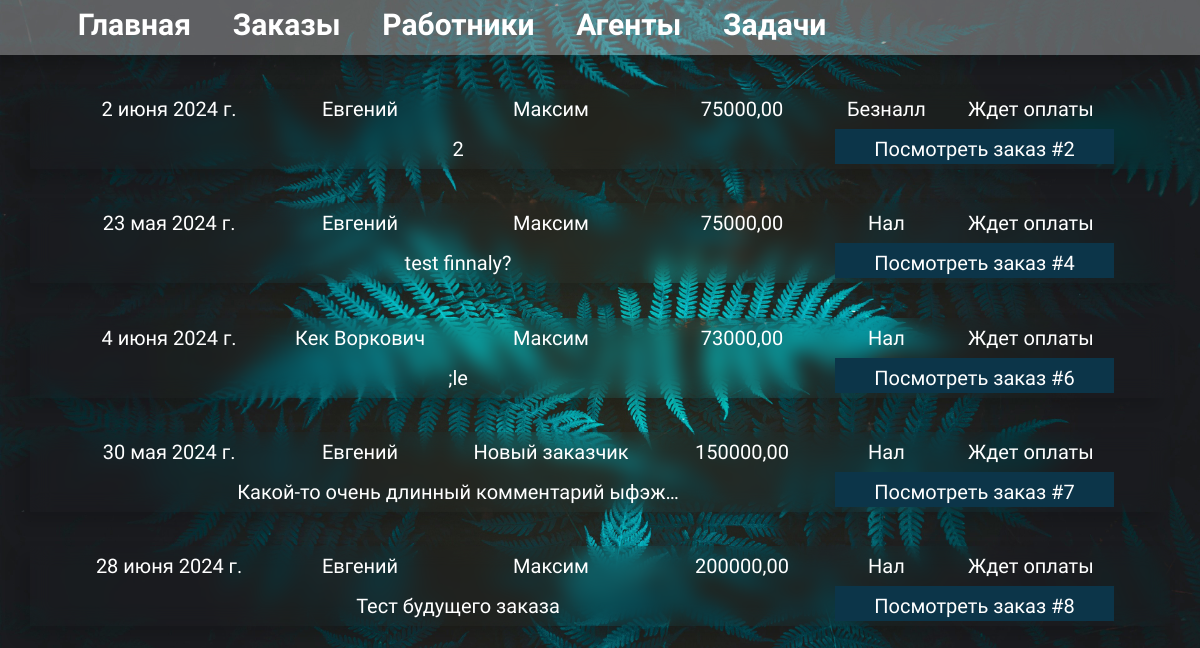
The app's page /money_calc/not_pay_orders with its own data.
### money_calc/models.py (models this page shows, shortened)
class Order(models.Model):
    order_id = models.AutoField(primary_key=True)
    created_data = models.DateTimeField(auto_now_add=True)
    publish_data = models.DateField(default=timezone.now, verbose_name='Дата выполнения заказа')
    worker = models.ForeignKey(Worker, on_delete=models.CASCADE, verbose_name='Имя работника')
    agent = models.ForeignKey(Agent, on_delete=models.CASCADE, verbose_name='Имя заказчика')
    sum = models.DecimalField(max_digits=10, decimal_places=2, verbose_name='Сумма заказа', default=0)
    METHOD = [
        ('cash', 'Нал'),
        ('card', 'Безналл'),
        ('law', 'с НДС'),
    ]
    payment_method = models.CharField(max_length=100, choices=METHOD, verbose_name='Метод оплаты:')
    comment = models.TextField(max_length=350, verbose_name='Комментарий:')
    STATUS = [
        ('yes', 'Оплачено'),
        ('no', 'Ждет оплаты'),
    ]
    payment_status = models.CharField(max_length=50, choices=STATUS, verbose_name='Статус платежа:')
    class Meta:
        verbose_name = 'Заказ'
        verbose_name_plural = 'Заказы'

class Worker(models.Model):
    id = models.AutoField(primary_key=True)
    worker_name = models.CharField(max_length=100, verbose_name='Имя работника')
    worker_phone = models.CharField(max_length=11, verbose_name='Телефон работника')
    car = models.CharField(max_length=100, verbose_name='Машина и гос.номер', unique=True)
    class Meta:
        verbose_name = 'Работник'
        verbose_name_plural = 'Работники'
    def __str__(self):
        return str(self.worker_name)

class Agent(models.Model):
    id = models.AutoField(primary_key=True)
    agent_name = models.CharField(max_length=100, verbose_name='Имя заказчика')
    agent_phone = models.CharField(max_length=11, verbose_name='Телефон заказчика', unique=True)
    class Meta:
        verbose_name = 'Заказчик'
        verbose_name_plural = 'Заказчики'
    def __str__(self):
        return str(self.agent_name)

### money_calc/views.py (the view)
# urls.py: path('not_pay_orders', views.not_pay_orders, name='not_pay_orders'),
def not_pay_orders(request):
    latest_order_list = Order.objects.filter(payment_status='no')
    context = {
        'latest_order_list': latest_order_list,
    }
    return render(request, 'money_calc/not_pay_orders.html', context)

### money_calc/templates/money_calc/not_pay_orders.html (shortened to what this page needs)
{% extends 'money_calc/layout.html' %}
{% block content %}
{% if latest_order_list %}
    <div class="container">
        <div class="row">
            {% for order in latest_order_list %}
            <div class="col-md-12 order">
                <div class="col-md-2 field">{{ order.publish_data }}</div>
                <div class="col-md-2 field">{{ order.worker }}</div>
                <div class="col-md-2 field">{{ order.agent }}</div>
                <div class="col-md-2 field">{{ order.sum }}</div>
                <div class="col-md-1 field">{{ order.get_payment_method_display }}</div>
                <div class="col-md-2 field">{{ order.get_payment_status_display }}</div>
                <div class="col-md-8 comment">{{ order.comment|truncatechars:40 }}</div>
                <a href="{% url 'order-detail' order.order_id %}"><div class="col-md-3 text-btn">Посмотреть заказ #{{ order.order_id }}</div></a>
            </div>
            {% endfor %}
            {% else %}
                <p>No orders are available.</p>
            {% endif %}
        </div>
    </div>
{% endblock %}

### money_calc/static/money_calc/style.css (style rules this page uses)
body { font-family: "Source Sans 3", sans-serif; font-optical-sizing: auto; font-weight: 400; font-style: normal; background-image: url('/static/money_calc/img/bg.jpg'); background-size: cover; color: #fff; }
a { text-decoration: none; }
.order { margin-top: 3%; font-size: 20px; line-height: 40px; backdrop-filter: blur(10px); text-align: center; box-shadow: -10px 10px 15px rgb(0 0 0 / 15%); color: #fff; }
.field { display: inline-block; }
.comment { display: inline-block; }
.text-btn { display: inline-block; width: 25%; height: 35px; background-color: #0c3549; text-decoration: none; color: #fff; }

### records on screen
Order: publish_data "2 июня 2024 г.", worker "Евгений", agent "Максим", sum "75000,00", payment_method "Безналл", payment_status "Ждет оплаты", comment "2", order_id "2"
Order: publish_data "23 мая 2024 г.", worker "Евгений", agent "Максим", sum "75000,00", payment_method "Нал", payment_status "Ждет оплаты", comment "test finnaly?", order_id "4"
Order: publish_data "4 июня 2024 г.", worker "Кек Воркович", agent "Максим", sum "73000,00", payment_method "Нал", payment_status "Ждет оплаты", comment ";le", order_id "6"
Order: publish_data "30 мая 2024 г.", worker "Евгений", agent "Новый заказчик", sum "150000,00", payment_method "Нал", payment_status "Ждет оплаты", comment "Какой-то очень длинный комментарий ыфэж…", order_id "7"
Order: publish_data "28 июня 2024 г.", worker "Евгений", agent "Максим", sum "200000,00", payment_method "Нал", payment_status "Ждет оплаты", comment "Тест будущего заказа", order_id "8"
